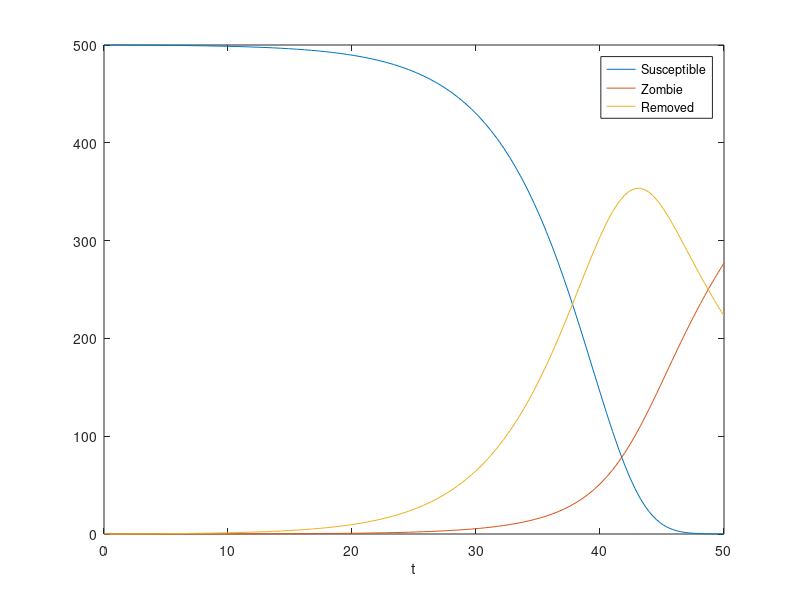

Source code (MATLAB):
%% 3D: Lorenz attractor
% beta = 8/3;sigma = 10;rho = 28;
% lorenz = @(t,x)[sigma*(x(2)-x(1));x(1).*(rho-x(3))-x(2);x(1).*x(2)-beta*x(3)];
% [t,x] = ode45(lorenz,[0,300],[0,1,1]);
% plot3(x(:,1),x(:,2),x(:,3));

close all;

S_0 = 500; % Initial Suseptible (Human) Population
Z_0 = 0; % Initial Zombie Population
R_0 = 0; % Initial Removed Population (Dead)

T = 50; % Final time

Pi = 0.0001;          % Human birth rate (maybe proportional to delta)
alpha = 0.0075;  % Humans killing zombies coefficient
beta = 0.0055;   % Humans becoming zombies by being bitten coefficient
delta = 0.0001;  % Natural human death rate coefficient
zeta = 0.09;     % Dead Humans turn into zombies coefficient




% x = [S Z R]
SZR = @(t,x)[Pi - beta*x(1).*x(2) - delta*x(1);...
             beta*x(1).*x(2) + zeta*x(3) - alpha*x(1).*x(2);...
             delta*x(1) + alpha*x(1).*x(2) - zeta*x(3)];
    
[t,x] = ode45(SZR,[0,T],[S_0,Z_0,R_0]);

% subplot(1,3,1);
plot(t,x(:,1)); hold on;
plot(t,x(:,2)); hold on;
plot(t,x(:,3));
legend('Susceptible','Zombie','Removed','location','best')
xlabel('t');
hold on;

% % subplot(1,3,2);
% 
% title('Zombie');
% xlabel('t');
% hold on;
% 
% % subplot(1,3,3);
% plot(t,x(:,3));
% title('Removed');
% xlabel('t');





